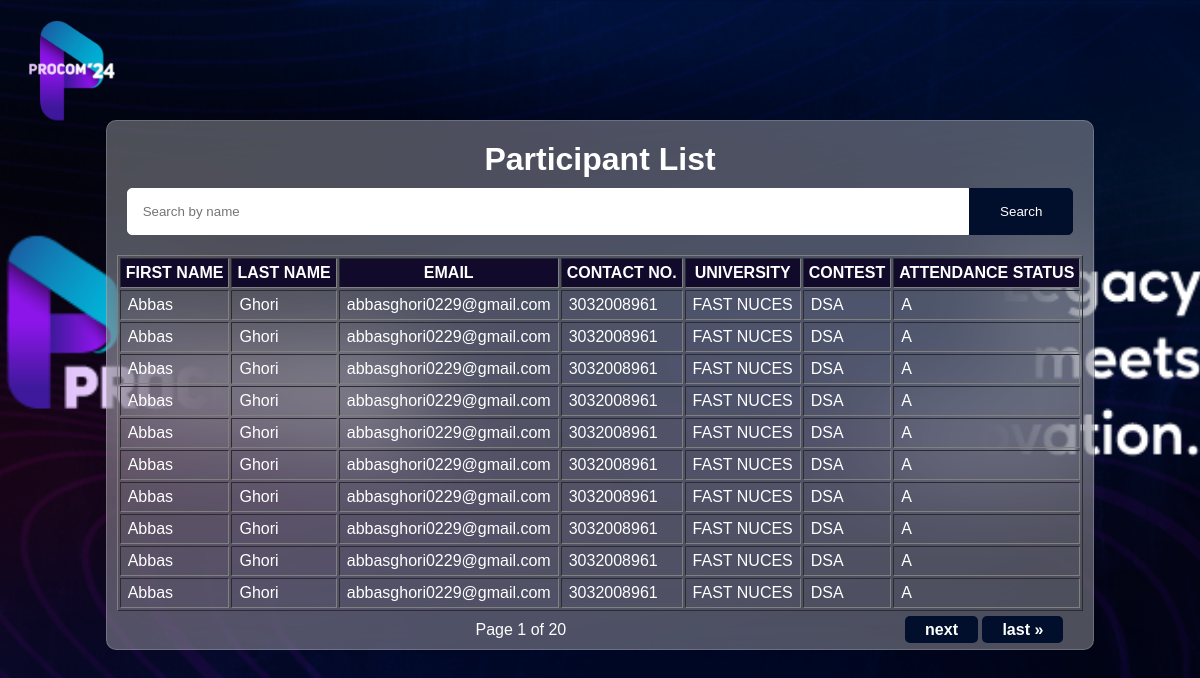
Page /participants/ on the committed database.
### registration/models.py (models this page shows, shortened)
class Participants(models.Model):
    participantID = models.AutoField(primary_key=True)
    firstname = models.CharField(max_length=255)
    lastname = models.CharField(max_length=255)
    email = models.EmailField()
    phonenumber = models.CharField(max_length=20)
    universityname = models.CharField(max_length=255)
    contestname = models.CharField(max_length=255)
    age = models.PositiveIntegerField()
    attendanceStatus = models.CharField(max_length=255, default='A')

### registration/views.py (the view)
# urls.py: path('participants/', participant_list, name='participant_list'),
def participant_list(request):
    search_query = request.GET.get('search', '')
    page = request.GET.get('page', 1)
    if search_query:
        search_terms = search_query.split()
        first_name_q = Q()
        last_name_q = Q()
        for term in search_terms:
            first_name_q |= Q(firstname__icontains=term)
            last_name_q |= Q(lastname__icontains=term)
        participants = Participants.objects.filter(first_name_q | last_name_q)
    else:
        participants = Participants.objects.all()
    paginator = Paginator(participants, 10)  # Show 10 participants per page
    try:
        participants = paginator.page(page)
    except PageNotAnInteger:
        participants = paginator.page(1)
    except EmptyPage:
        participants = paginator.page(paginator.num_pages)
    context = {'participants': participants, 'search_query': search_query}
    return render(request, 'participant_list.html', context)

### registration/templates/participant_list.html (shortened to what this page needs)
{% load static %}
<!DOCTYPE html>
<html lang="en">
  <head>
    <link href='https://unpkg.com/boxicons@2.1.4/css/boxicons.min.css' rel='stylesheet'>
    <link rel="stylesheet" href="{% static 'style.css' %}" />
  </head>
  <body>
    <div class="outerdiv">
      <a class="logo" href="{% url 'home' %}">
        <img src="{% static 'logo.png' %}" alt="logo" class="logoimg" />
      </a>
      <div class="innerdiv">
        <h1 class="mainhead">
          Participant List
        </h1>
        <form method="get" action="{% url 'participant_list' %}" class="search-form">
            <input type="text" name="search" placeholder="Search by name" value="{{ search_query }}" />
            <button type="submit">Search</button>
        </form>
        <div class="table">
        <table border="1" class="datatable">
          <thead>
            <tr>
              <th class="tabheadings">First Name</th>
              <th class="tabheadings">Last Name</th>
              <th class="tabheadings">Email</th>
              <th class="tabheadings">Contact NO.</th>
              <th class="tabheadings">University</th>
              <th class="tabheadings">Contest</th>
              <th class="tabheadings">Attendance Status</th>
            </tr>
          </thead>
          <tbody>
            {% for participant in participants|slice:":10" %}
            <tr>
              <td>{{ participant.firstname }}</td>
              <td>{{ participant.lastname }}</td>
              <td>{{ participant.email }}</td>
              <td>{{ participant.phonenumber }}</td>
              <td>{{ participant.universityname }}</td>
              <td>{{ participant.contestname }}</td>
              <td>{{ participant.attendanceStatus }}</td>
            </tr>
            {% endfor %}
          </tbody>
        </table>
      </div>
        <div class="pagination">
          <span class="step-links">
              <span class="current">
                  Page {{ participants.number }} of {{ participants.paginator.num_pages }}
              </span>
            <div class="nextlast">
              {% if participants.has_next %}
                  <a class="pagebutton" href="?page={{ participants.next_page_number }}">next</a>
                  <a class="pagebutton" href="?page={{ participants.paginator.num_pages }}">last &raquo;</a>
              {% endif %}
            </div>
          </span>
      </div>
      </div>
    </div>
  </body>
</html>

### registration/templates/static/style.css (style rules this page uses)
body { margin: 0; padding: 0; background-color: #333; background: url(background2.png) center/cover; font-family: Trebuchet MS, sans-serif; }
.outerdiv { display: flex; justify-content: center; position: relative; z-index: 1; }
.logo { position: absolute; top: 20px; left: 20px; z-index: 5; }
.logoimg { width: 100px; height: auto; }
.innerdiv { z-index: 2; margin-top: 15vh; margin-bottom: 8vh; background: rgba( 255, 255, 255, 0.3); padding: 0px 10px; backdrop-filter: blur( 50px ); -webkit-backdrop-filter: blur( 50px ); border: 1px solid rgba( 255, 255, 255, 0.18 ); border-radius: 10px; }
.mainhead { text-align: center; color: #fff; margin: 10px; margin-top: 20px; }
.datatable { color: #fff; }
.tabheadings { background-color: #110a2a; text-transform: uppercase; padding: 5px; }
a { color: #fff; }
td { padding: 5px 7px; }
.pagination { display: flex; justify-content: center; }
.step-links { width: 100%; display: flex; justify-content: space-between; padding: 10px 20px; }
.current { color: #fff; }
.pagebutton { padding: 5px 20px; font-size: 16px; font-weight: bold; text-align: center; text-decoration: none; background-color: #010f2d; color: #fff; border-radius: 5px; cursor: pointer; transition: background-color 0.3s; }
.search-form { margin: 10px; margin-bottom: 20px; display: flex; align-items: center; }
.search-form input[type="text"] { flex-grow: 1; padding: 15px; border: 1px solid #fff; border-radius: 5px 0 0 5px; font-family: Trebuchet MS, sans-serif; }
.search-form button { padding: 15px 30px; background-color: #010f2d; color: #fff; border: 1px solid #010f2d; border-radius: 0 5px 5px 0; cursor: pointer; font-family: Trebuchet MS, sans-serif; }

### rows in the picture
Participants: firstname "Abbas", lastname "Ghori", email "abbasghori0229@gmail.com", phonenumber "3032008961", universityname "FAST NUCES", contestname "DSA", attendanceStatus "A"
Participants: firstname "Abbas", lastname "Ghori", email "abbasghori0229@gmail.com", phonenumber "3032008961", universityname "FAST NUCES", contestname "DSA", attendanceStatus "A"
Participants: firstname "Abbas", lastname "Ghori", email "abbasghori0229@gmail.com", phonenumber "3032008961", universityname "FAST NUCES", contestname "DSA", attendanceStatus "A"
Participants: firstname "Abbas", lastname "Ghori", email "abbasghori0229@gmail.com", phonenumber "3032008961", universityname "FAST NUCES", contestname "DSA", attendanceStatus "A"
Participants: firstname "Abbas", lastname "Ghori", email "abbasghori0229@gmail.com", phonenumber "3032008961", universityname "FAST NUCES", contestname "DSA", attendanceStatus "A"
Participants: firstname "Abbas", lastname "Ghori", email "abbasghori0229@gmail.com", phonenumber "3032008961", universityname "FAST NUCES", contestname "DSA", attendanceStatus "A"
Participants: firstname "Abbas", lastname "Ghori", email "abbasghori0229@gmail.com", phonenumber "3032008961", universityname "FAST NUCES", contestname "DSA", attendanceStatus "A"
Participants: firstname "Abbas", lastname "Ghori", email "abbasghori0229@gmail.com", phonenumber "3032008961", universityname "FAST NUCES", contestname "DSA", attendanceStatus "A"
Participants: firstname "Abbas", lastname "Ghori", email "abbasghori0229@gmail.com", phonenumber "3032008961", universityname "FAST NUCES", contestname "DSA", attendanceStatus "A"
Participants: firstname "Abbas", lastname "Ghori", email "abbasghori0229@gmail.com", phonenumber "3032008961", universityname "FAST NUCES", contestname "DSA", attendanceStatus "A"

### other values in the picture
{{ participants.number }} "1"
{{ participants.paginator.num_pages }} "20"
